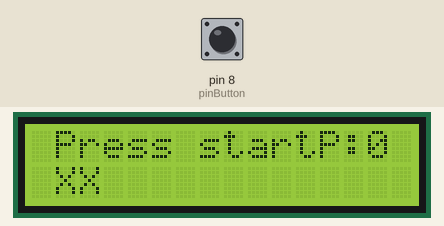
A sketch run on a simulated Arduino Uno, built with avr-gcc and run on an emulated ATmega328P. Shown: 16×2 character LCD. Inputs (shaded band) come from the test bench; at power-on: pin 8 (pinButton) HIGH. Random numbers use the default seed unless the sketch sets one.

Above: at 8.4 s.
8.5 s: pin 8 (pinButton) pulled LOW for 3.2 s
At 10.41 s:
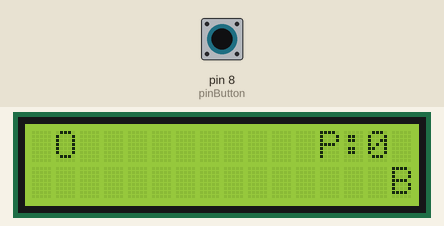
13.2 s: pin 8 (pinButton) pulled LOW for 0.6 s
At 13.52 s:
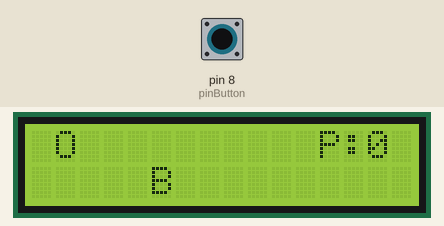
15.3 s: pin 8 (pinButton) pulled LOW for 1 s
At 17.09 s:
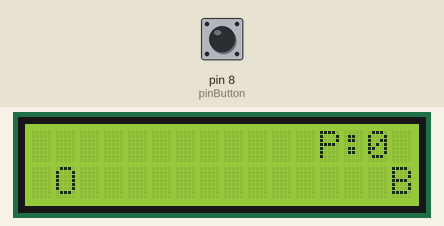
19.3 s: pin 8 (pinButton) pulled LOW for 0.6 s
At 19.57 s:
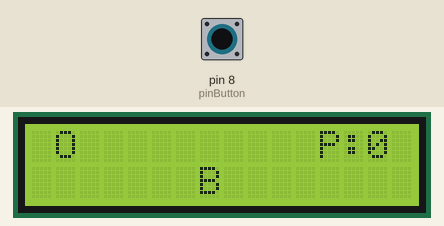
Timing chart, 0 to 22.3 s (numbered marks = the images above; inputs shaded):
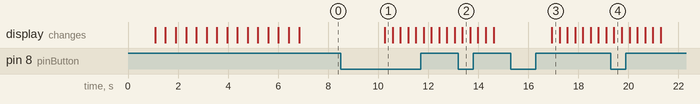

The sketch:

sketch_lcd_switch2.ino
```cpp
#include <Wire.h>  // Wire 헤더파일 호출
#include <LiquidCrystal_I2C.h>  // LiquidCrystal_I2C 헤더파일 호출

LiquidCrystal_I2C lcd(0x3f, 16, 2); // LCD의 address 주소 및 크기 입력

int pinButton = 8;
int jumpPoint = 0;

int pullBtn = 1;
int speedLevel = 4;
String patternIcon ="O";
String patternBump = "B ";
String patternCrush = "XX";


boolean isGameing = false;

void setup() {

  Serial.begin(9600);

  lcd.init();  // LCD 초기화

  lcd.backlight();  // LCD 백라이트 함수

  // 버튼 설정
  pinMode(pinButton, INPUT_PULLUP);

  startGame();
}


void loop() {

  // 게임 시작 (게임중이 아니고, 시작버튼 누르면)
  if( isGameing == false && digitalRead(pinButton) == false) {
    startGame();
  }

  // 다음 단계 시작
  delay(1000);

}

//---------------------------------------------------------
// 게임 시작
//---------------------------------------------------------
void startGame() {

  isGameing = true;

  lcd.setCursor(1, 0);
  lcd.print("Press start");
  delay(1000);

  lcd.clear();
  playGame();

}

// playGame
void playGame() {

  for(int i=15; i>0; i--) {

    // 버튼을 눌렸는지 확인한다. (눌렀을때 : 0, 안눌렀을때 : 1)
    pullBtn = digitalRead(pinButton);

    //아이콘
    printIcon(pullBtn);

    //폭탄
    printBump(i, pullBtn);

    //점수
    printJumpPoint();

    delay(speedLevel*100);
  }

  speedLevel = random(2, 4);
}


void printIcon(int isPull) {

    // 안눌렀을때 == 당겨있을때 == 1
    if( isPull == 1) {

      lcd.setCursor(1, 0);
      lcd.print(" ");
      lcd.setCursor(1, 1);
      lcd.print(patternIcon);

    // 눌러있을때 == 안당겨있을때 == 0
    } else {

      lcd.setCursor(1, 0);
      lcd.print(patternIcon);
      lcd.setCursor(1, 1);
      lcd.print(" ");

    }


}

void printBump(int i, int isPull) {

   if(i == 1 ) {

      // 충돌 : 게임 끝
      if(isPull == 1) {

        isGameing = false;

        lcd.setCursor(1,1);
        lcd.print(patternCrush);

        lcd.setCursor(1,0);
        lcd.print("Press start");

      //점수 추가
      } else {
        jumpPoint++;

        lcd.setCursor(1, 1);
        lcd.print(patternBump);

        delay(500);
        playGame();
      }
   } else {

    lcd.setCursor(i, 1);
    lcd.print(patternBump);
   }
}

void printJumpPoint() {
  lcd.setCursor(12,0);
  lcd.print("P:");
  lcd.print(jumpPoint);
}
```

Measured:
- after the input at 8.5 s, the display: changes after 1.8 s (image 1)
- after the input at 15.3 s, the display: changes after 1.6 s (image 3)
